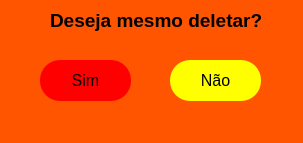
<?xml version="1.0" encoding="UTF-8"?>
<ui version="4.0">
 <class>MainWindow</class>
 <widget class="QMainWindow" name="MainWindow">
  <property name="geometry">
   <rect>
    <x>0</x>
    <y>0</y>
    <width>303</width>
    <height>143</height>
   </rect>
  </property>
  <property name="windowTitle">
   <string>MainWindow</string>
  </property>
  <property name="styleSheet">
   <string notr="true">background-color: rgb(255, 85, 0);</string>
  </property>
  <widget class="QWidget" name="centralwidget">
   <widget class="QLabel" name="label">
    <property name="geometry">
     <rect>
      <x>50</x>
      <y>0</y>
      <width>231</width>
      <height>41</height>
     </rect>
    </property>
    <property name="font">
     <font>
      <pointsize>14</pointsize>
      <weight>75</weight>
      <bold>true</bold>
     </font>
    </property>
    <property name="text">
     <string>Deseja mesmo deletar?</string>
    </property>
   </widget>
   <widget class="QPushButton" name="pushButton">
    <property name="geometry">
     <rect>
      <x>40</x>
      <y>60</y>
      <width>91</width>
      <height>41</height>
     </rect>
    </property>
    <property name="font">
     <font>
      <pointsize>12</pointsize>
     </font>
    </property>
    <property name="styleSheet">
     <string notr="true">border-radius:20px;
border-width:2px;
background-color: rgb(255, 0, 0);</string>
    </property>
    <property name="text">
     <string>Sim</string>
    </property>
   </widget>
   <widget class="QPushButton" name="pushButton_2">
    <property name="geometry">
     <rect>
      <x>170</x>
      <y>60</y>
      <width>91</width>
      <height>41</height>
     </rect>
    </property>
    <property name="font">
     <font>
      <pointsize>12</pointsize>
     </font>
    </property>
    <property name="styleSheet">
     <string notr="true">border-radius:20px;
border-width:2px;
background-color: rgb(255, 255, 0);</string>
    </property>
    <property name="text">
     <string>Não</string>
    </property>
   </widget>
  </widget>
  <widget class="QMenuBar" name="menubar">
   <property name="geometry">
    <rect>
     <x>0</x>
     <y>0</y>
     <width>303</width>
     <height>21</height>
    </rect>
   </property>
  </widget>
  <widget class="QStatusBar" name="statusbar"/>
 </widget>
 <resources/>
 <connections/>
</ui>
